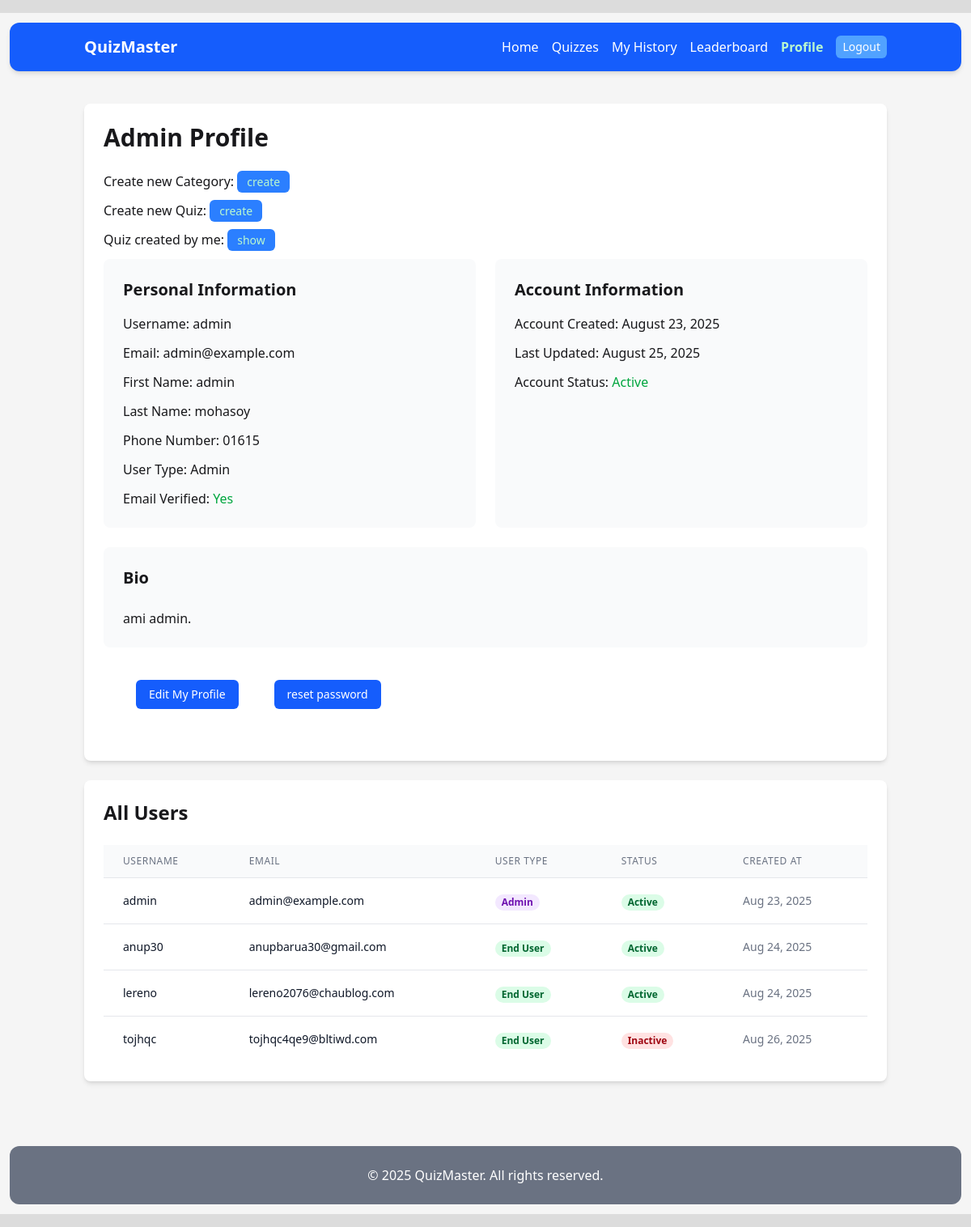
Page /users/profile/ (signed in) on the earlier database version.
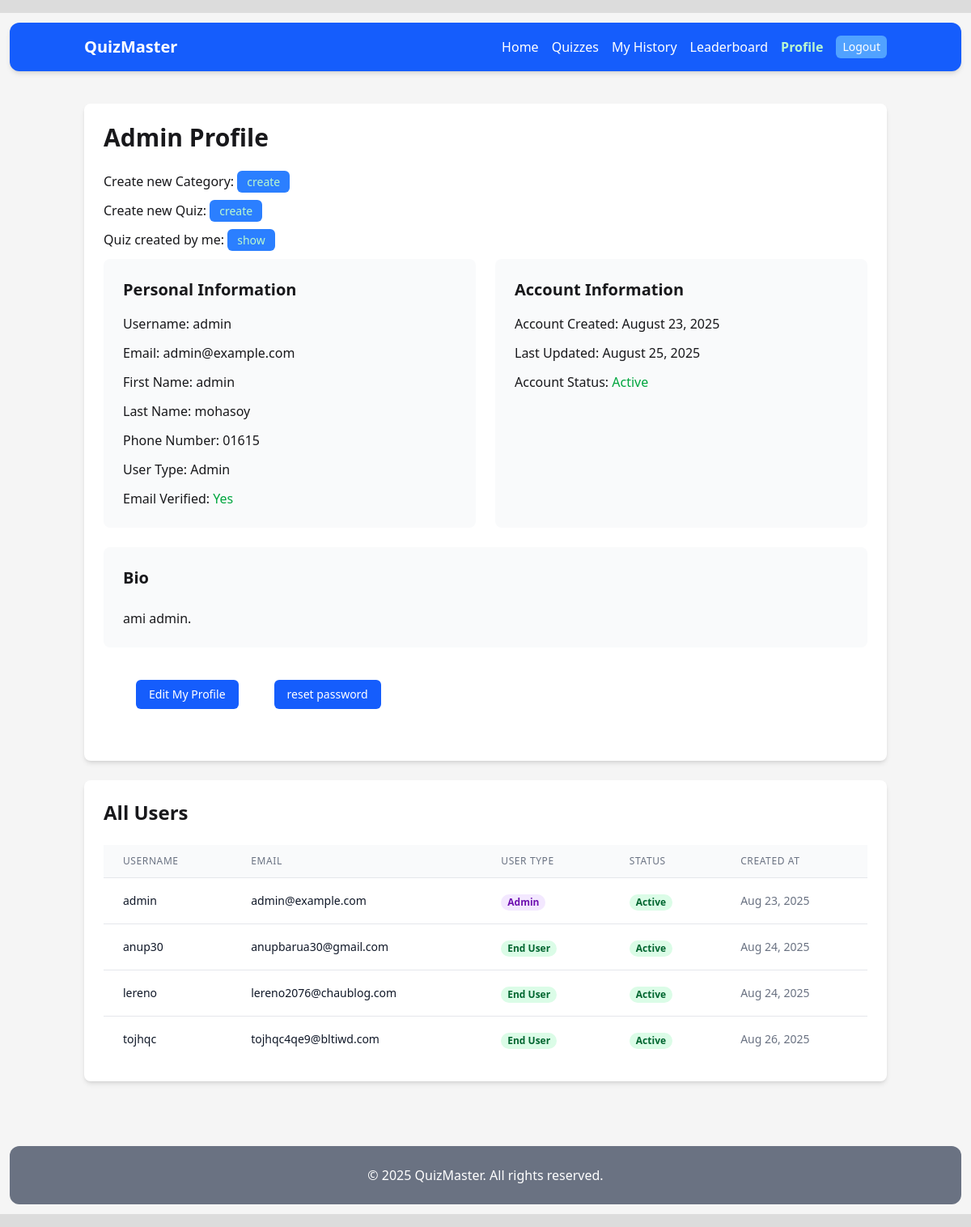
Same page on the later database version.
### users/models.py (models this page shows, shortened)
class CustomUser(AbstractUser):
    phone_regex = RegexValidator(regex=r'^\+?1?\d{3,15}$', message="Phone number must be entered in the format: '+999999999'. Up to 15 digits allowed.") # min 3 digit
    USER_TYPES = (("admin", "Admin"), ("user", "End User"))
    user_type = models.CharField(max_length=10, choices= USER_TYPES, default="user")
    phone_number = models.CharField(validators=[phone_regex], max_length=17, blank=True, null=True)
    bio = models.TextField(null=True, blank=True)
    is_email_verified = models.BooleanField(default=False) # ---
    email_verification_token = models.UUIDField(default=uuid4, editable=False) # ---
    created_at = models.DateTimeField(auto_now_add=True)
    updated_at = models.DateTimeField(auto_now=True)

### users/views.py (the view)
# urls.py: path('profile/', views.ProfileView.as_view(), name='profile'),
class ProfileView(LoginRequiredMixin, View):
    def get(self, request):
        user = request.user
        if user.user_type == 'admin':
            users_list = User.objects.all() # CustomUser
            return render(request, 'users/admin_profile.html', {
                'user': user,
                'users_list': users_list
            })
        else:
            return render(request, 'users/user_profile.html', {
                'user': user
            })

### core/templatetags/navigation_tags.py (called while the page is built)
@register.simple_tag(takes_context=True)
@register.filter
def active(context, *url_names):
    try:
        current = context['request'].resolver_match.url_name
    except Exception:
        return ''
    if current in url_names:
        return 'font-bold text-green-200 aria-current="page"'
    return ''

### users/templates/users/admin_profile.html (shortened to what the changed rows need)
{% extends "base.html" %}
{% load duration_filters %}
{% block content %}
<div class="max-w-6xl mx-auto">
    <div class="bg-white rounded-lg shadow-md p-6 mb-6">
        <div class="flex justify-between items-center mb-6">
            <h1 class="text-3xl font-bold">Admin Profile</h1>
        </div>
        <div class="grid grid-cols-1 md:grid-cols-2 gap-6">
            <div class="bg-gray-50 p-6 rounded-lg">
                <h2 class="text-xl font-semibold mb-4">Personal Information</h2>
            </div>
            <div class="bg-gray-50 p-6 rounded-lg">
                <h2 class="text-xl font-semibold mb-4">Account Information</h2>
            </div>
        </div>
		<div class="mb-6">
            {% if user.bio %}
                <div class="mt-6 bg-gray-50 p-6 rounded-lg">
                    <h2 class="text-xl font-semibold mb-6">Bio</h2>
                </div>
            {% endif %}
		</div>
    </div>
    <div class="bg-white rounded-lg shadow-md p-6">
        <h2 class="text-2xl font-bold mb-6">All Users</h2>
        {% if users_list %}
            <div class="overflow-x-auto">
                <table class="min-w-full divide-y divide-gray-200">
                    <thead class="bg-gray-50">
                        <tr>
                            <th class="px-6 py-3 text-left text-xs font-medium text-gray-500 uppercase tracking-wider">Username</th>
                            <th class="px-6 py-3 text-left text-xs font-medium text-gray-500 uppercase tracking-wider">Email</th>
                            <th class="px-6 py-3 text-left text-xs font-medium text-gray-500 uppercase tracking-wider">User Type</th>
                            <th class="px-6 py-3 text-left text-xs font-medium text-gray-500 uppercase tracking-wider">Status</th>
                            <th class="px-6 py-3 text-left text-xs font-medium text-gray-500 uppercase tracking-wider">Created At</th>
                        </tr>
                    </thead>
                    <tbody class="bg-white divide-y divide-gray-200">
                        {% for user_item in users_list %}
                            <tr>
                                <td class="px-6 py-4 whitespace-nowrap">
                                    <div class="text-sm font-medium text-gray-900">{{ user_item.username }}</div>
                                </td>
                                <td class="px-6 py-4 whitespace-nowrap">
                                    <div class="text-sm text-gray-900">{{ user_item.email }}</div>
                                </td>
                                <td class="px-6 py-4 whitespace-nowrap">
                                    <span class="px-2 inline-flex text-xs leading-5 font-semibold rounded-full
                                        {% if user_item.user_type == 'admin' %}bg-purple-100 text-purple-800{% else %}bg-green-100 text-green-800{% endif %}">
                                        {{ user_item.get_user_type_display }}
                                    </span>
                                </td>
                                <td class="px-6 py-4 whitespace-nowrap">
                                    <span class="px-2 inline-flex text-xs leading-5 font-semibold rounded-full
                                        {% if user_item.is_email_verified %}bg-green-100 text-green-800{% else %}bg-red-100 text-red-800{% endif %}">
                                        {% if user_item.is_email_verified %}Active{% else %}Inactive{% endif %}
                                    </span>
                                </td>
                                <td class="px-6 py-4 whitespace-nowrap text-sm text-gray-500">
                                    {{ user_item.created_at|date:"M d, Y" }}
                                </td>
                            </tr>
                        {% endfor %}
                    </tbody>
                </table>
            </div>
        {% else %}
            <div class="text-center py-8">
                <p class="text-gray-600">No users found.</p>
            </div>
        {% endif %}
    </div>
</div>
{% endblock %}

Differences in the rows shown:
changed CustomUser "tojhqc": is_email_verified "Inactive" → "Active"
